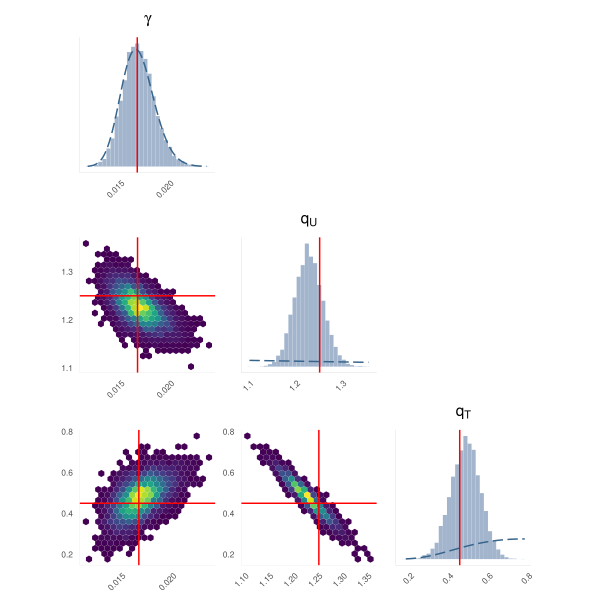

Generate this figure with R:
library(ggplot2)
library(latex2exp)
library(viridis)
library(hexbin)
library(patchwork)

thm1 <- function() {
    thm1 <- theme(axis.title.x=element_blank(),
        axis.title.y=element_blank(),
        axis.text.y=element_blank(),
        axis.ticks.y=element_blank(), 
        axis.text.x=element_text(size=rel(0.7), angle = 45, hjust=1),
        aspect.ratio=1,
        plot.margin = margin(0, 0, 0, 0, "cm"),
        panel.grid.major = element_blank(), 
        panel.grid.minor = element_blank(),
        axis.line = element_line(size=rel(0.2), colour = "grey80"),
        plot.title = element_text(hjust = 0.5,size=rel(1.0)))
    return(thm1)
}

#' GGPlot theme 2
thm2 <- function() {
    thm2 <- theme(axis.title.x=element_blank(),
        axis.title.y=element_blank(),
        axis.text.x=element_text(size=rel(0.7), angle = 45, hjust=1),
        axis.text.y=element_text(size=rel(0.7)),
        aspect.ratio=1,
        plot.margin = margin(0, 0, 0, 0, "cm"),
        legend.position="none",
        panel.grid.major = element_blank(), 
        panel.grid.minor = element_blank(),
        axis.line = element_line(size=rel(0.2), colour = "grey90"),
        plot.title = element_text(hjust = 0.5,size=rel(1.0)))
    return(thm2)
}

blank <- plot_spacer()

gamma_sus_hist <- ggplot(out$draws_df, aes(x=gamma_sus)) + 
                    geom_histogram(aes(y = ..density..), position="identity", bins=30, fill="lightsteelblue3") + 
                    geom_function(fun = function(x) dlnorm(x, meanlog = log(out$gamma_guess), sdlog = out$gamma_log_sd), linetype="longdash", color="steelblue4") + 
                    labs(x="", y="", title=TeX("$\\gamma$")) +
                    geom_vline(xintercept=gamma_sus/365.0,color="red")+
                    theme_minimal() + thm1()
q_u_hist <- ggplot(out$draws_df, aes_(x=as.name("q_u[1]"))) + 
                    geom_histogram(aes(y = ..density..), position="identity", bins=30, fill="lightsteelblue3") + 
                    geom_function(fun = function(x) dlnorm(x, meanlog = 0, sdlog = 0.5), linetype="longdash", color="steelblue4") + 
                    labs(x="", y="", title=TeX("$q_U$")) +
                    geom_vline(xintercept=q_u,color="red")+
                    theme_minimal() + thm1()
q_t_hist <- ggplot(out$draws_df, aes_(x=as.name("q_t[1]"))) + 
                    geom_histogram(aes(y = ..density..), position="identity", bins=30, fill="lightsteelblue3") + 
                    geom_function(fun = function(x) dlnorm(x, meanlog = 0, sdlog = 0.5), linetype="longdash", color="steelblue4") + 
                    labs(x="", y="", title=TeX("$q_T$")) +
                    geom_vline(xintercept=q_t,color="red")+
                    theme_minimal() + thm1()
p1 <- ggplot(out$draws_df, aes_(x=as.name("gamma_sus"), y=as.name("q_u[1]"))) + 
        geom_hex(bins = 20) + 
        scale_fill_viridis() + 
        geom_vline(xintercept=gamma_sus/365.0,color="red")+
        geom_hline(yintercept=q_u,color="red")+
        theme_minimal() +
        thm2()
p2 <- ggplot(out$draws_df, aes_(x=as.name("gamma_sus"), y=as.name("q_t[1]"))) + 
        geom_hex(bins = 20) + 
        scale_fill_viridis() + 
        geom_vline(xintercept=gamma_sus/365.0,color="red")+
        geom_hline(yintercept=q_t, color="red")+
        theme_minimal() +
        thm2()
p3 <- ggplot(out$draws_df, aes_(x=as.name("q_u[1]"), y=as.name("q_t[1]"))) + 
        geom_hex(bins = 20) + 
        scale_fill_viridis() + 
        geom_vline(xintercept=q_u,color="red")+
        geom_hline(yintercept=q_t,color="red")+
        theme_minimal() +
        thm2() 

fig2 <- gamma_sus_hist + blank + blank +
    p1 + q_u_hist + blank +
    p2 + p3 + q_t_hist +
    plot_layout(ncol = 3)
